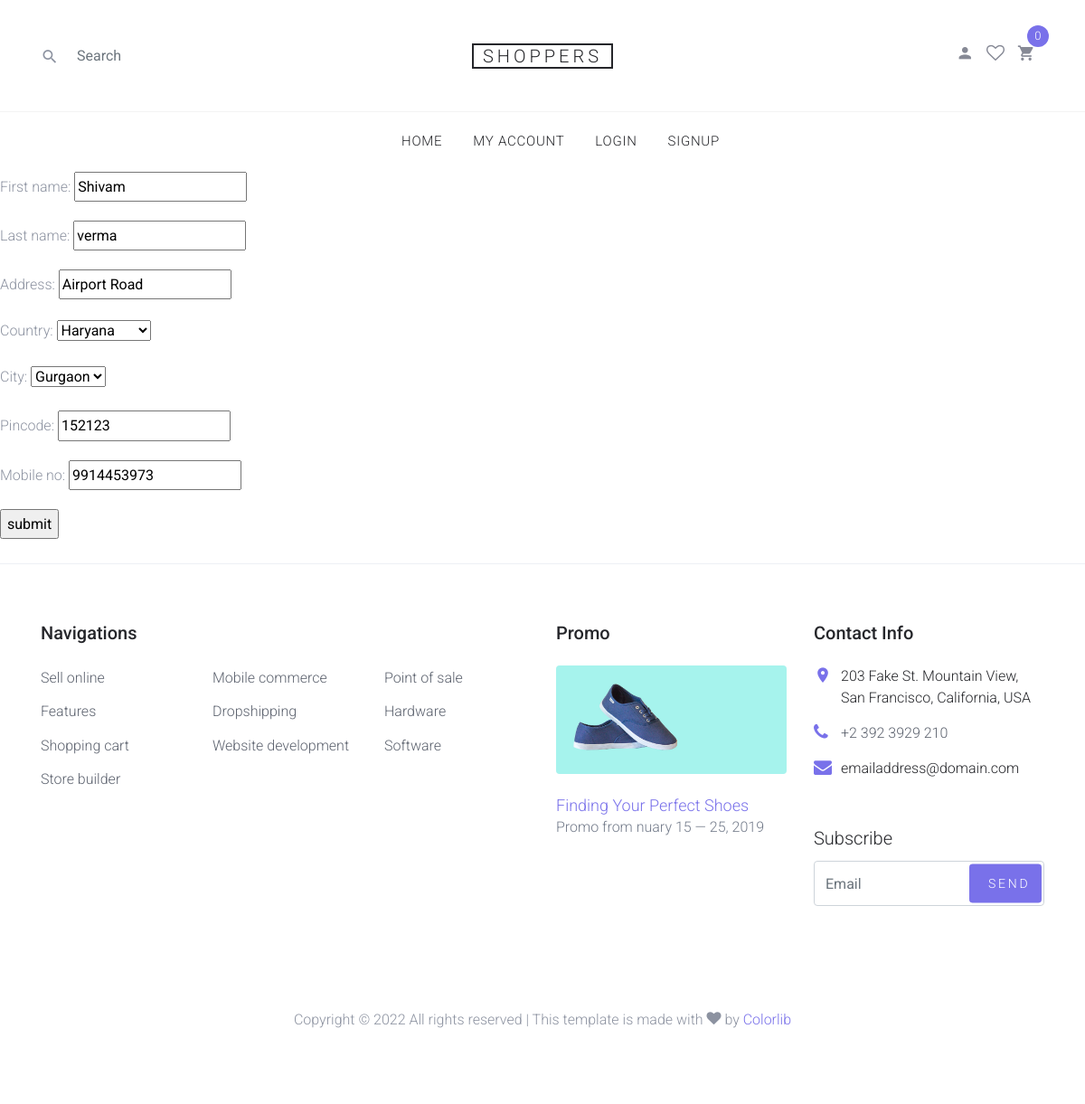
Page /updateAddress/5 on the committed database.
### project/models.py (models this page shows, shortened)
class Address(models.Model):
    first_name = models.CharField(max_length=20)
    last_name = models.CharField(max_length=20)
    address= models.CharField(max_length=200)
    pincode = models.CharField(max_length=6)
    mobile_no = models.CharField(max_length=10)
    user_id=models.IntegerField(default='')
    country = models.ForeignKey(Country, on_delete=models.SET_NULL, null=True)
    city = models.ForeignKey(City, on_delete=models.SET_NULL, null=True)

class City(models.Model):
    country = models.ForeignKey(Country, on_delete=models.CASCADE)
    name = models.CharField(max_length=30)
    def __str__(self):
        return self.name

### project/views.py (the view)
# urls.py: path('updateAddress/<int:id>',views.updateAddress,name="updateAddress"),
def updateAddress(request,id):
    if request.method=="POST":
        obj=Address.objects.get(id=id)
        form=AddressForm(request.POST,instance=obj)
        if form.is_valid():
            form.save()
            messages.success(request, f'Address Updated Successfully')
            return redirect("updateProfile")
    else:
        obj=Address.objects.get(id=id)
        form=AddressForm(instance=obj)
    return render(request,"project/update.html",{'form':form})

### project/forms.py
class AddressForm(forms.ModelForm):
    class Meta:
        model=Address
        fields=('first_name','last_name','address','country','city','pincode','mobile_no')
    def __init__(self, *args, **kwargs):
        super().__init__(*args, **kwargs)
        self.fields['city'].queryset = City.objects.none()
        if 'country' in self.data:
            try:
                country_id = int(self.data.get('country'))
                self.fields['city'].queryset = City.objects.filter(country_id=country_id).order_by('name')
            except (ValueError, TypeError):
                pass  # invalid input from the client; ignore and fallback to empty City queryset
        elif self.instance.pk:
            self.fields['city'].queryset = self.instance.country.city_set.order_by('name')

### project/context_processor.py (called while the page is built)
def context_processor(request):
    current_user=request.user
    context = {}
    context['cart_record'] = Cart.objects.filter(userid= current_user.id).count()
    return context

### project/models.py (called while the page is built)
    def __str__(self):
        return self.name

### project/templates/project/update.html (shortened to what this page needs)
{% extends "base.html" %}
{% block content %}
<head>
</head>
<body>
    <form method="POST" action="">
        {{form.as_p}}
        <input type="submit" name="submit" value="submit"></button>
    </form> <br>
</body>
</html>
{%endblock%}

### static/css/style.css (style rules this page uses)
body { font-family: 'Roboto', sans-serif; position: relative; font-weight: 400px; }
body { line-height: 1.7; color: #8c92a0; font-weight: 300; font-size: 16px; }

### rows in the picture
Address: first_name "Shivam", last_name "verma", address "Airport Road", city "Gurgaon", pincode "152123", mobile_no "9914453973"
City: country "Haryana"

### other values in the picture
{{ cart_record }} "0"
